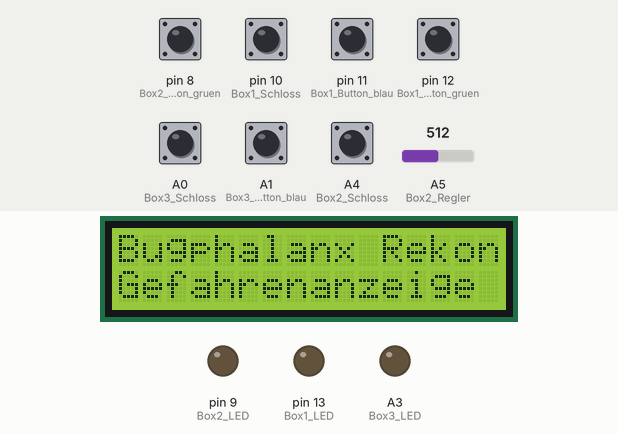
Recording of a sketch running on a simulated Arduino Uno, built with avr-gcc and run on an emulated ATmega328P. On the bench: 16×2 character LCD, output pins drawn as LEDs (lit = HIGH). Inputs (shaded band) come from the test bench; at power-on: A0 (Box3_Schloss), A1 (Box3_Button_blau), A4 (Box2_Schloss), pin 8 (Box2_Button_gruen), pin 10 (Box1_Schloss), pin 11 (Box1_Button_blau), pin 12 (Box1_Button_gruen) HIGH, A5 (Box2_Regler) = 512. Random numbers use the default seed unless the sketch sets one; what the sketch prints to the serial monitor is not drawn.

Above: at 1.3 s.
1.4 s: A5 (Box2_Regler) set to 96
2.9 s: A5 (Box2_Regler) set to 85
At 4.3 s:
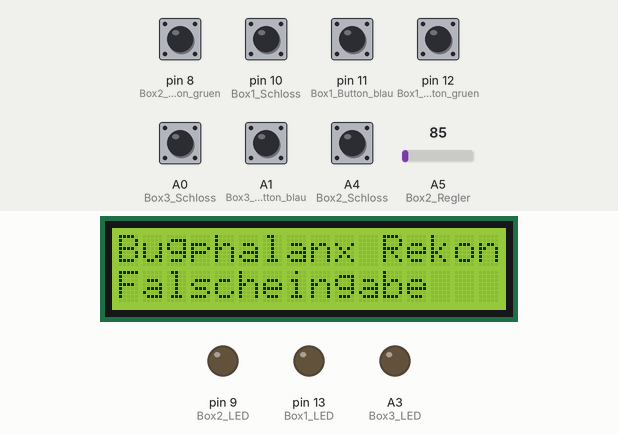
At 16.2 s:
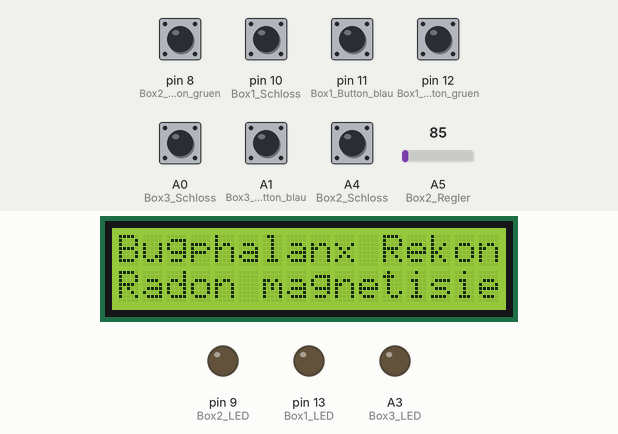
Timing chart, 0 to 16.5 s (numbered marks = the images above; inputs shaded):
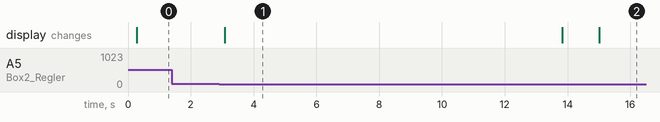

The sketch:

Arduino_Simon_Says.ino
```cpp
/* Some Simon says style electronics game based on a Arduino. The special trick is that there is the main Arduino controller (with LCD) and 3 Boxes where buttons have to be pressed.
Those boxes are connected through ethernet cable (no ethernet protocol!) with up to 20m distance.

*/


/* Hardware test:

LED 1 (pin 13)  OK
LED 2 (pin 9) OK
LED 3 (pin A3) OK

LCD: ok

*/
// include the library code:
#include <LiquidCrystal.h>

// SmartMaker special
LiquidCrystal lcd(7, 6, 5, 4, 3, 2);

/////////////////////////////////////////////////////////////////
// Game settings
/////////////////////////////////////////////////////////////////
// Use these to tune the difficulty
int failed_break = 10000; // Millis gamer has to wait after fail
int debug_delay = 0;   // Delay for debugging
int tick_delay = 100;    // Delay in every game tick
long min_successes = 10;  // Succeesses till the game iteration is won
long millis_for_game = 80000;  //Milliseconds to finish game
boolean debug = false; // Debug on ?

// Time adjustment
int milli_diff_on_success = -5000;  // Change in time if the player succeeds. <0 makes it more difficult, 0 for off
int milli_diff_on_fail = 5000;      // Change in time if the player fails. <0 makes it more difficult, 0 for off
long max_millis = 120000;          // maximum time the player will get
long min_millis = 50000;           // minimum time the player will get

// use LEDs to indicate processing state
boolean use_processing = true;   // If a input is done during processing, it is an error
int processing_time = 2000;      // millis the processing will last
int processing_chance = 6;       // The higher, the more unlikely it is to get into processing. 1 is: for sure

//////////////////////////////////////////////////////////////////
// Strings for LCD
const String wrong_entry_string = String("Falscheingabe");
const String timeout_string = String("Zeit abgelaufen");
const String processing_string = String("Verarbeitungs Err");
const String bugphalanx = String("Bugphalanx Rekonfigurieren:");
const String Musik_string = String("Musik aus um Strom zu sparen");
const String Vakuum_string = String("Vakuum in Dunkelkammer einlassen");
const String Radon_string = String("Radon magnetisieren");
const String Schrott_string = String("Schrott abwerfen");
const String Schott_string = String("Schott schliessen");
const String Evak_string = String("Evakuierung vorbereiten");
const String Radium_string = String("Radium inhalator vorbereiten");
const String Gefahr_string = String("Gefahrenanzeige umschalten");

const String SH_low_string = String("Sitzheizung: Low");
const String SH_medium_string = String("Sitzheizung: Medium");
const String SH_high_string = String("Sitzheizung: High");
///////////////////////////////////////////////////////////////////////
// Settings for PINS
const unsigned char Box1_Button_gruen = 12; //gelb: Musik
const unsigned char Box1_Button_blau = 11;  // Vakuumeinlass
const unsigned char Box1_Schloss = 10;  // Radon
const unsigned char Box1_LED = 13;
const unsigned char Box2_Button_gruen = 8;  // Schrott abwurf
const unsigned char Box2_Regler = A5;  // SitzHeizung L-M-H   // 15-136
const unsigned char Box2_Schloss = A4;  // Schott
const unsigned char Box2_LED = 9;
const unsigned char Box3_Button_gruen = 1;  // Evak
const unsigned char Box3_Button_blau = A1; // gelb  Radium
const unsigned char Box3_Schloss = A0;  // Gefahr
const unsigned char Box3_LED = A3;
/////////////////////////////////////////////////////////////////////


// global operation mode
const String disabled = String("disabled");
const String enabled = String("enabled");
//const String broken = String("broken");
//const String testing = String("testing");
String operationMode = enabled;

int taskCounter = 0;
int brokenCounter = 0;
boolean gameFinished = false;
boolean is_processing = false;  // The processing LED is on
long processing_started_at = 0;


struct SystemState{
  unsigned char B1_Musik;
  unsigned char B1_Vakuum;
  unsigned char B1_Radon;
  unsigned char B2_Schrott;
  unsigned char B2_SitzHeizung;
  unsigned char B2_Schott;
  unsigned char B3_Evak;
  unsigned char B3_Radium;
  unsigned char B3_Gefahr;
};

String current_task = String();

long successes = 0; // Number of successful tasks in a row

// States:
boolean game_running = true;  // Set to true while a game is running
boolean task_open = false;     // There is a task for the players open
long calm_phase = 10; // counts down the calm phase between games
long game_started_at = 0; // Millis when the game started
long games_won = 0;       // Number of games won
long games_failed = 0;    // Number of games failed

// Scrolling
char scroll_direction = 0;
char scroll_pos = 0;
const char scroll_steps = 30;
unsigned long last_scroll_at=0;      // When the last scroll step happened
unsigned long millis_per_scroll=500;  // Milliseconde till the next scroll step
const int scroll_countdown_start = 10; // Setting init for scroll countdown
int scroll_countdown = scroll_countdown_start; // Iterations till scrolling starts


// States
struct SystemState current_state;
struct SystemState old_state;
struct SystemState next_state;

/*
 Extra function, we will need debouncing
*/
unsigned char read_button(unsigned char pin)
{

  return digitalRead(pin);
}

/*
 Extra function, we will need debouncing
*/
int read_slide(unsigned char pin)
{
  return analogRead(pin);
}


/** Send state over Serial (debug !)
*
*
*
**/
void print_state(struct SystemState state)
{
  Serial.print("Debug: BTN Musik:  ");
  Serial.println (state.B1_Musik);
  Serial.print("Debug: BTN Vakuum:  ");
  Serial.println (state.B1_Vakuum);
  Serial.print("Debug: BTN Radon:  ");
  Serial.println (state.B1_Radon);
  Serial.print("Debug: BTN Schrott:  ");
  Serial.println (state.B2_Schrott);
  Serial.print("Debug: BTN Schott:  ");
  Serial.println (state.B2_Schott);
  Serial.print("Debug: BTN Evak:  ");
  Serial.println (state.B3_Evak);
  Serial.print("Debug: BTN Radium:  ");
  Serial.println (state.B3_Radium);
  Serial.print("Debug: BTN Gefahr:  ");
  Serial.println (state.B3_Gefahr);
  Serial.print("Debug: BTN Sitzheizung:  ");
  Serial.println (state.B2_SitzHeizung);
}

/** Announce a task to do
*
**/
void announce(String message)
{
  print_lcd(message);
}

long old_changeme = -1;

/* Generate a new state with only a small difference
*
*/
struct SystemState randomize_next_state(struct SystemState current)
{
  struct SystemState next;
  long changeme;

  // Copy current
  next.B1_Musik = current.B1_Musik;
  next.B1_Vakuum = current.B1_Vakuum;
  next.B1_Radon = current.B1_Radon;
  next.B2_Schrott = current.B2_Schrott;
  next.B2_Schott = current.B2_Schott;
  next.B3_Evak = current.B3_Evak;
  next.B3_Radium = current.B3_Radium;
  next.B3_Gefahr = current.B3_Gefahr;
  next.B2_SitzHeizung = current.B2_SitzHeizung;

  // Identify button to change

  changeme = random(0,9);
  while (changeme == old_changeme)
  {
    changeme = random(0,9);
  }
  old_changeme = changeme;

  // modify and announce
  switch (changeme){
    case 0:
      next.B1_Musik = ! next.B1_Musik;
      announce(Musik_string);
      current_task = Musik_string;
      break;
    case 1:
      next.B1_Vakuum = ! next.B1_Vakuum;
      announce(Vakuum_string);
      current_task = Vakuum_string;
      break;
    case 2:
      next.B1_Radon = ! next.B1_Radon;
      announce(Radon_string);
      current_task = Radon_string;
      break;
    case 3:
      next.B2_Schrott = ! next.B2_Schrott;
      announce(Schrott_string);
      current_task = Schrott_string;
      break;
    case 4:
      next.B2_Schott = ! next.B2_Schott;
      announce(Schott_string);
      current_task = Schott_string;
      break;
    case 5:
      next.B3_Evak = ! next.B3_Evak;
      announce(Evak_string);
      current_task = Evak_string;
      break;
    case 6:
      next.B3_Radium = ! next.B3_Radium;
      announce(Radium_string);
      current_task = Radium_string;
      break;
    case 7:
      next.B3_Gefahr = ! next.B3_Gefahr;
      announce(Gefahr_string);
      current_task = Gefahr_string;
      break;
    case 8:
      if (next.B2_SitzHeizung == 1)
      {
        next.B2_SitzHeizung = 2;
        announce(SH_medium_string);
        current_task = SH_medium_string;
      }
      else if (next.B2_SitzHeizung == 3)
      {
        next.B2_SitzHeizung = 2;
        announce(SH_medium_string);
        current_task = SH_medium_string;
      }
      else if (random(0,2)==0)
      {
        next.B2_SitzHeizung = 1;
        announce(SH_low_string);
        current_task = SH_low_string;
      }
      else
      {
        next.B2_SitzHeizung = 3;
        announce(SH_high_string);
        current_task = SH_high_string;
      }
      break;
    default:
      break;
  }

  return next;

}


/*
Read the current state
*/
struct SystemState read_state() {
  struct SystemState state;
  int regler=0;

  state.B1_Musik = read_button(Box1_Button_gruen);
  state.B1_Vakuum = read_button(Box1_Button_blau);
  state.B1_Radon = read_button(Box1_Schloss);
  state.B2_Schrott = read_button(Box2_Button_gruen);
  state.B2_Schott = read_button(Box2_Schloss);
  state.B3_Evak = read_button(Box3_Button_gruen);
  state.B3_Radium = read_button(Box3_Button_blau);
  state.B3_Gefahr = read_button(Box3_Schloss);

  regler = read_slide(Box2_Regler);
  if  (regler < 55)
    state.B2_SitzHeizung = 1;
  else if (regler < 90)
    state.B2_SitzHeizung = 2;
  else
    state.B2_SitzHeizung = 3;

  return state;
}


/** Takes 2 states, if both are equal (with small flex. in analog) returns True
*
* return: True if states match, False else
*/
boolean state_matches(struct SystemState s1, struct SystemState s2)
{
  if (s1.B1_Musik != s2.B1_Musik)
  {
    return false;
  }
  if (s1.B1_Vakuum != s2.B1_Vakuum)
  {
    return false;
  }
  if (s1.B1_Radon != s2.B1_Radon)
  {
    return false;
  }
  if (s1.B2_Schrott != s2.B2_Schrott)
  {
    return false;
  }
  if (s1.B2_Schott != s2.B2_Schott)
  {
    return false;
  }
  if (s1.B3_Evak != s2.B3_Evak)
  {
    return false;
  }
  if (s1.B3_Radium != s2.B3_Radium)
  {
    return false;
  }
  if (s1.B3_Gefahr != s2.B3_Gefahr)
  {
    return false;
  }
  if (s1.B2_SitzHeizung != s2.B2_SitzHeizung)
  {
    return false;
  }

  return true;

}

/* Read the debounced state
*/
struct SystemState read_state_debounced()
{
  struct SystemState statea;
  struct SystemState stateb;

  statea = read_state();
  delay(100);
  stateb=read_state();

  while (!state_matches(statea,stateb))
  {
    statea = stateb;
    delay(100);
    stateb=read_state();
  }
  return statea;

}

/** Compare the current state to 2 possible states
*
* return: 0: first state, 1: second state, 2: Wrong state
**/
unsigned char compare_state(struct SystemState current, struct SystemState prev, struct SystemState next)
{
  if (state_matches(current, next))
  {
    return 1;
  }
  if (state_matches(current, prev))
    return 0;

  return 2;
}

/** Create a hash from current state
*
*
**/
long hash_state()
{
  struct SystemState state;
  long hash = 0;

  state = read_state_debounced();
  hash =
  state.B1_Musik +
  state.B1_Vakuum * 2 +
  state.B1_Radon * 4 +
  state.B2_Schrott * 8 +
  state.B2_Schott * 16 +
  state.B3_Evak * 32 +
  state.B3_Radium * 64 +
  state.B3_Gefahr * 128 +
  state.B2_SitzHeizung * 256;

  return hash;
}

String inputString = "";         // a string to hold incoming data


void print_lcd(String data)
{
  lcd.clear();
  lcd.print(bugphalanx);
  // set the cursor to column 0, line 1
  // (note: line 1 is the second row, since counting begins with 0):
  lcd.setCursor(0, 1);
  lcd.print(data);
  scroll_countdown = scroll_countdown_start;
}

void processing_off(){
  if (is_processing)
  {
    Serial.println("Debug: Processing off");
    is_processing = false;
  }

  digitalWrite(Box1_LED, LOW);
  digitalWrite(Box2_LED, LOW);
  digitalWrite(Box3_LED, LOW);

}

/** Switch a random led on
*
**/
void processing_on()
{
  char id = random (1,4);
  if (!is_processing)
  {
    Serial.println("Debug: Processing on");
    switch (id)
    {
      case 1:
          digitalWrite(Box1_LED, HIGH);
          break;
      case 2:
          digitalWrite(Box2_LED, HIGH);
          break;
      case 3:
          digitalWrite(Box3_LED, HIGH);
          break;
    }
    is_processing = true;
    processing_started_at = millis();
  }
}

/** Serial print statistics
*
**/
void serial_print_stats()
{
  //struct SystemState current_state;

  //current_state = read_state_debounced();
  Serial.println("Stats: Current state: ");
  print_state(current_state);
  Serial.println("Stats: Next state: ");
  print_state(next_state);
  Serial.print("Stats: Current task: ");
  Serial.println(current_task);
  Serial.print("Stats: Fails since start: ");
  Serial.println(games_failed);
  Serial.print("Stats: Won since start: ");
  Serial.println(games_won);
  Serial.print("Stats: running: ");
  Serial.println(game_running);
  Serial.print("Stats: Task open: ");
  Serial.println(task_open);
  Serial.print("Stats: Millis for game: ");
  Serial.println(millis_for_game);
}


void setup() {
  // set up the LCD's number of columns and rows:
  lcd.begin(16, 2);

  // Print a message to the LCD.


  pinMode(Box1_Button_gruen, INPUT_PULLUP);
  pinMode(Box1_Button_blau, INPUT_PULLUP);
  pinMode(Box1_Schloss, INPUT_PULLUP);
  pinMode(Box1_LED, OUTPUT);
  pinMode(Box2_Button_gruen, INPUT_PULLUP);
  pinMode(Box2_Regler, INPUT_PULLUP);
  pinMode(Box2_Schloss, INPUT_PULLUP);
  pinMode(Box2_LED, OUTPUT);
  pinMode(Box3_Button_gruen, INPUT_PULLUP);
  pinMode(Box3_Button_blau, INPUT_PULLUP);
  pinMode(Box3_Schloss, INPUT_PULLUP);
  pinMode(Box3_LED, OUTPUT);

  Serial.begin(9600);

  inputString.reserve(200);
  randomSeed(hash_state());
  Serial.println ("event_booted");
  Serial.println ("event_gamestart");
}


void loop() {
  unsigned char res; // result of the player jobs

  // Scrolling
  if (last_scroll_at + millis_per_scroll < millis())
  {
    last_scroll_at = millis();
    scroll_countdown -= 1;
    if (scroll_countdown <= 0)
    {
      if (scroll_direction)
      {
        for (int i=0;i<scroll_steps; i++)
          lcd.scrollDisplayRight();
        scroll_direction = 1;
      }
      else
      {
        lcd.scrollDisplayLeft();
      }
      scroll_pos += 1;
      if (scroll_pos > scroll_steps)
      {
        scroll_pos = 0;
        scroll_direction != scroll_direction;
      }
    }
  }


  // Timed status updates
  taskCounter++;

  if (taskCounter == 2000)  // wrap around every 10 Seconds
  {
    taskCounter = 0;
  }

  if ((taskCounter % 1000) == 0) // 5000ms Tick
  {
    Serial.print("status_");
    Serial.println (operationMode);

    serial_print_stats();
  }

  // Millis adjustment
  if (millis_for_game < min_millis)
  {
    millis_for_game = min_millis;
  }
  if (millis_for_game > max_millis)
  {
    millis_for_game = max_millis;
  }

  // Processing off ?
  if ((processing_on) && (processing_started_at + processing_time < millis()))
  {
    processing_off();
  }

  // Game part
  if (operationMode == enabled)
  {
    if (game_running)
    {
      if (game_started_at + millis_for_game < millis())
      {
        processing_off();
        task_open = false;
        game_running = false;
        print_lcd(timeout_string);
        Serial.println("Debug: Task timeouted");
        millis_for_game += milli_diff_on_fail;
        games_failed += 1;
        serial_print_stats();
        delay(failed_break);
      }

      delay(debug_delay); // Debug delay
      if (debug)
        Serial.println("Debug: Game running");
      if (task_open)
      {
        if (debug)
        {
          Serial.print("Debug: Task open  ");
          Serial.println(current_task);
        }
        // We already have a task. Waiting for answer or fail
        // 3) Check for expected change. If wrong change: broken

        current_state = read_state_debounced();

        res = compare_state(current_state, old_state, next_state);

        if (res == 0)
        {
          if (debug)
          {
            // Old state, nothing new
            Serial.println("Debug: old state, nothing changed");
            Serial.println("Debug: Current state");
            print_state(current_state);
            Serial.println("Debug: Target state");
            print_state(next_state);
          }
        }
        else if (res == 1)
        {
          // New state, success
          if (is_processing)
          { // Fail, system is processing
            processing_off();
            task_open = false;
            game_running = false;
            print_lcd(processing_string);
            games_failed += 1;
            Serial.println("Debug: Task failed while processing");
            millis_for_game += milli_diff_on_fail;
            serial_print_stats();
            delay(failed_break);
          }
          else
          {
            task_open = false;
            successes += 1;
            Serial.println("Debug: Task success");
            serial_print_stats();
          }
        }
        else if (res == 2)
        {
          // Error state
          processing_off();
          task_open = false;
          game_running = false;
          print_lcd(wrong_entry_string);
          games_failed += 1;
          Serial.println("Debug: Task failed, wrong entry");
          millis_for_game += milli_diff_on_fail;
          serial_print_stats();
          delay(failed_break);
        }

        if (successes > min_successes)
        { // Game won, so far
          game_running = false;
          successes = 0;
          games_won += 1;
          calm_phase = random(10, 30);
          millis_for_game += milli_diff_on_success;
          Serial.println("Debug: Game round won");
          serial_print_stats();
        }
      }
      else
      {
        Serial.println("Debug: Randomizing new task");
        // For debouncing add delay
        //delay(50);
        if (use_processing)
        {
          if (random(0,processing_chance) == 0)
          {
            processing_on();
          }
        }

        // Create a new task
        // 1) Read the current state
        old_state = read_state_debounced();

        // 2) Randomize a job
        next_state = randomize_next_state(old_state);

        task_open = true;

        if (debug)
        {
          Serial.println("-------------");
          //current_state = read_state();
          Serial.println("Debug: Current state");
          print_state(old_state);
          Serial.println("Debug: Target state");
          print_state(next_state);
          Serial.println("-------------");
        }
      }
    }
    else
    {
      print_lcd("System OK ");
      Serial.print("Debug: calm phase ");
      Serial.println (calm_phase);
      calm_phase = calm_phase - 1;

      if (calm_phase <= 0)
      { // Starting game
        game_running = true;
        task_open = false;
        game_started_at = millis();
      }
    }
  }

  // Serial control for external controller
  while (Serial.available())
  {
    // get the new byte:
    char inChar = (char)Serial.read();
    // if the incoming character is a newline, compute received command:
    if (inChar == '\n')
    {
      if (inputString == String("setstat_enabled"))
      {
        operationMode = enabled;
      }

      if (inputString == String("setstat_disabled"))
      {
        operationMode = disabled;
      }
      Serial.print("status_");
      Serial.println (operationMode);
    }
    // add it to the inputString:
    inputString += inChar;
  }
  // reset input buffer
  inputString = String("");

  delay (tick_delay);
}
```

Measured:
- the behaviour switches between 90 and 89 on A5 (Box2_Regler) (found by bisection; images 0 and 1)
- after the input at 1.4 s, every drawn part: stays the same
- what the display in image 1 shows lasts 10.7 s, from 3.1 s to 13.8 s
